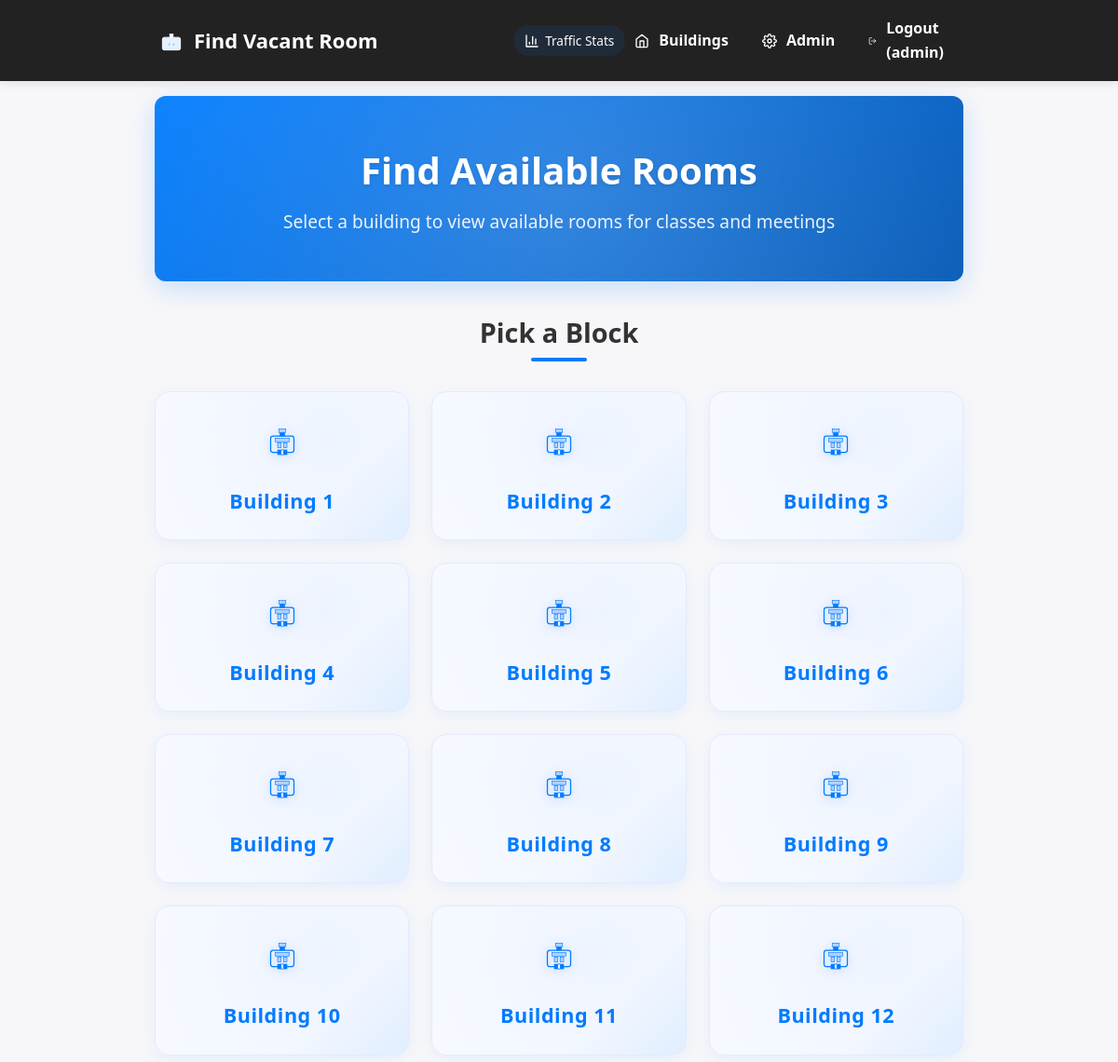
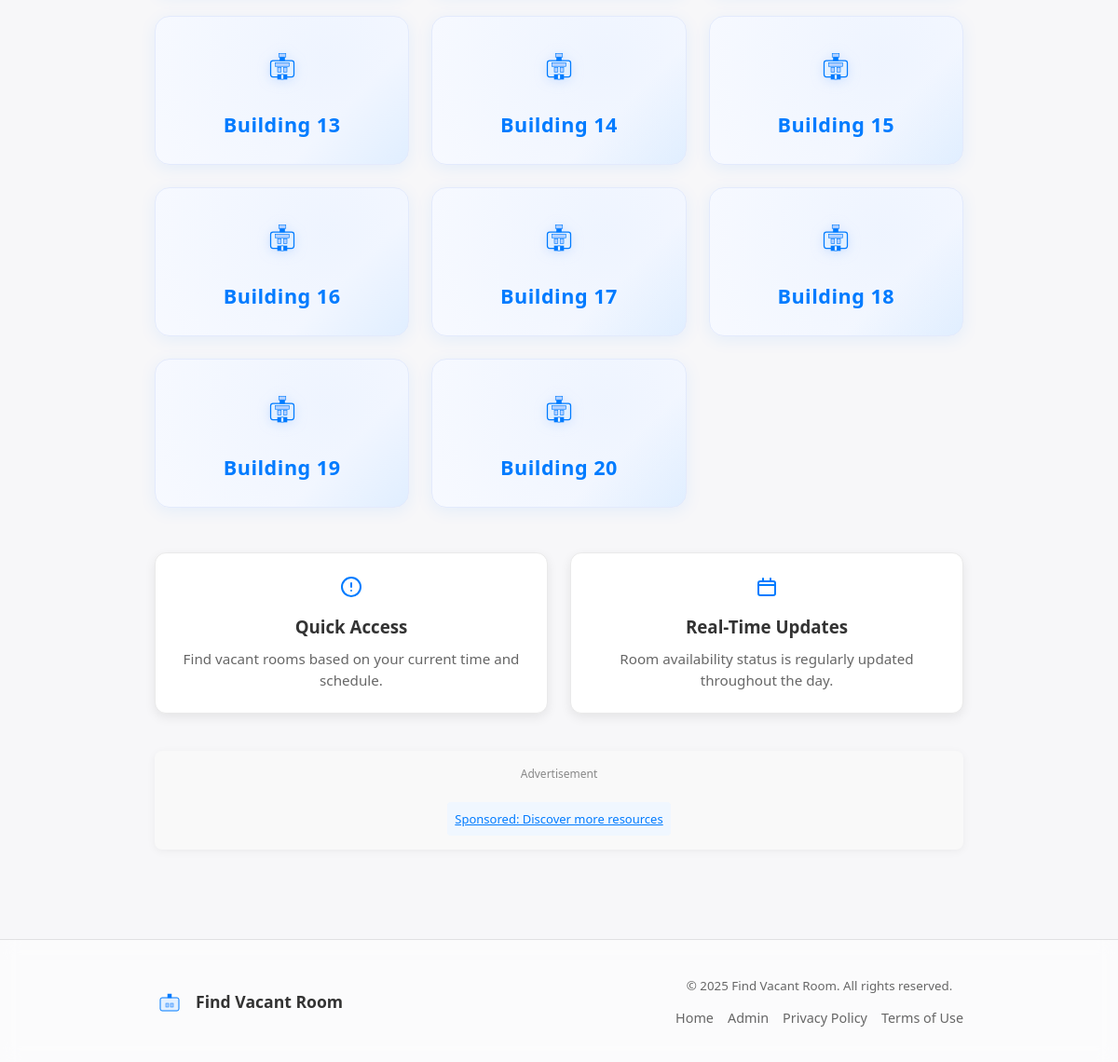
/ (signed in), run on the app's committed database (2 pictures, top to bottom).
### tables this page shows
CREATE TABLE buildings (
    building_id INT AUTO_INCREMENT PRIMARY KEY,
    building_name VARCHAR(100) NOT NULL
);

### public/index.php (the view, shortened to what this page needs)
<?php
require_once __DIR__ . '/../config/db.php';
$stmt = $conn->query("SELECT building_id, building_name FROM buildings ORDER BY building_id");
$buildings = $stmt->fetchAll(PDO::FETCH_ASSOC);
$days = ['Sun', 'Mon', 'Tue', 'Wed', 'Thu', 'Fri', 'Sat'];
$today = $days[date('w')];
$slot = 1;
require_once __DIR__ . '/../includes/header.php';
?>
<link rel="stylesheet" href="/assets/css/index.css">
<link rel="stylesheet" href="/assets/css/ads.css">
<div class="hero-section">
    <div class="hero-content">
        <h1>Find Available Rooms</h1>
        <p>Select a building to view available rooms for classes and meetings</p>
    </div>
</div>
<div class="buildings-section">
    <h2 class="section-title">Pick a Block</h2>
    <div class="buildings enhanced-buildings">
        <?php foreach ($buildings as $b): ?>
            <a class="building-card"
                href="building.php?building_id=<?= $b['building_id'] ?>&day=<?= $today ?>&slot=<?= $slot ?>">
                <div class="building-icon">
                </div>
                <div class="building-name">
                    <?= htmlspecialchars($b['building_name']) ?>
                </div>
            </a>
        <?php endforeach; ?>
    </div>
</div>
<div class="info-section">
    <div class="info-card">
        <div class="info-icon">
        </div>
        <h3>Quick Access</h3>
        <p>Find vacant rooms based on your current time and schedule.</p>
    </div>
    <div class="info-card">
        <div class="info-icon">
        </div>
        <h3>Real-Time Updates</h3>
        <p>Room availability status is regularly updated throughout the day.</p>
    </div>
</div>
<div class="ad-section">
    <div class="ad-container">
        <div class="ad-label">Advertisement</div>
    </div>
    <div class="sponsored-link-container">
        <a href="https://www.revenuecpmgate.com/ek1ksa68?key=63728b9e552639ff849828f2977ebf4c" target="_blank"
            class="sponsored-link">
            Sponsored: Discover more resources
        </a>
    </div>
</div>
<?php require_once __DIR__ . '/../includes/footer.php'; ?>

### public/assets/css/style.css (style rules this page uses)
:root { --primary-color: #007bff; --primary-dark: #0056b3; --primary-light: #b3d1ff; --primary-lighter: #e3f0ff; --success: #2ecc71; --success-dark: #27ae60; --danger: #e74c3c; --danger-dark: #c0392b; --text-color: #333; --text-light: #666; --background: #f7f7f9; --header-bg: #222; --header-text: #fff; --border-radius: 12px; --box-shadow: 0 4px 18px rgba(0,123,255,0.08); --box-shadow-hover: 0 8px 28px rgba(0,123,255,0.15); --transition: all 0.3s ease; }
* { box-sizing: border-box; margin: 0; padding: 0; }
body { font-family: 'Segoe UI', Arial, Helvetica, sans-serif; margin: 0; background: var(--background); color: var(--text-color); line-height: 1.6; }
.building-card { display: flex; flex-direction: column; align-items: center; justify-content: center; background: linear-gradient(135deg, #f8faff 70%, #e3f0ff 100%); border-radius: 16px; box-shadow: 0 4px 18px rgba(0,123,255,0.08); padding: 32px 18px 24px 18px; text-decoration: none; transition: transform 0.18s, box-shadow 0.18s, background 0.3s; border: 1px solid #e3eafc; position: relative; overflow: hidden; }
.building-card::before { content: ""; position: absolute; top: -40%; left: -40%; width: 180%; height: 180%; background: radial-gradient(circle at 60% 40%, #b3d1ff33 0%, transparent 70%); z-index: 0; transition: opacity 0.3s; opacity: 0.7; }
.building-icon { margin-bottom: 18px; z-index: 1; }
.building-icon svg { filter: drop-shadow(0 2px 6px #b3d1ff88); }
.building-name { font-size: 1.35rem; font-weight: 700; color: #007bff; text-align: center; letter-spacing: 0.5px; z-index: 1; margin-top: 2px; }
.enhanced-buildings { display: grid; grid-template-columns: repeat(auto-fill, minmax(220px, 1fr)); gap: 28px; margin-top: 32px; }

### public/assets/css/index.css (style rules this page uses)
.hero-section { background: linear-gradient(135deg, #007bff 0%, #0056b3 100%); color: white; border-radius: 12px; padding: 3rem 2rem; margin-bottom: 2rem; text-align: center; box-shadow: 0 8px 30px rgba(0, 123, 255, 0.2); position: relative; overflow: hidden; }
.hero-section::before { content: ""; position: absolute; top: -50%; left: -50%; width: 200%; height: 200%; background: radial-gradient(circle at center, rgba(255, 255, 255, 0.2) 0%, transparent 70%); animation: pulse 8s infinite; }
.hero-content { position: relative; z-index: 1; }
.hero-content h1 { font-size: 2.5rem; margin-bottom: 0.5rem; text-shadow: 0 2px 4px rgba(0, 0, 0, 0.1); }
.hero-content p { font-size: 1.2rem; max-width: 600px; margin: 0 auto; opacity: 0.9; }
.buildings-section { margin-bottom: 3rem; }
.section-title { text-align: center; margin-bottom: 1.5rem; color: #333; font-size: 1.8rem; position: relative; padding-bottom: 0.5rem; }
.section-title::after { content: ""; position: absolute; bottom: 0; left: 50%; transform: translateX(-50%); width: 60px; height: 4px; background: #007bff; border-radius: 2px; }
.enhanced-buildings { display: grid; grid-template-columns: repeat(auto-fill, minmax(220px, 1fr)); gap: 24px; margin-top: 2rem; }
.info-section { display: grid; grid-template-columns: repeat(auto-fit, minmax(300px, 1fr)); gap: 1.5rem; margin-top: 3rem; }
.info-card { background: white; border-radius: 12px; padding: 1.5rem; box-shadow: 0 4px 12px rgba(0, 0, 0, 0.08); transition: transform 0.3s, box-shadow 0.3s; border: 1px solid #eaeaea; text-align: center; }
.info-icon { margin-bottom: 1rem; display: flex; justify-content: center; }
.info-card h3 { color: #333; margin-bottom: 0.5rem; }
.info-card p { color: #666; font-size: 0.95rem; line-height: 1.5; }

### public/assets/css/ads.css (style rules this page uses)
.ad-section { margin: 40px auto; text-align: center; max-width: 100%; overflow: hidden; padding: 15px; background-color: #f9f9f9; border-radius: 8px; box-shadow: 0 2px 10px rgba(0,0,0,0.05); }
.ad-container { margin: 0 auto; width: 468px; max-width: 100%; }
.ad-label { font-size: 12px; color: #888; text-align: center; margin-bottom: 5px; }
.sponsored-link-container { margin-top: 15px; font-size: 13px; padding: 8px; background-color: #f0f7ff; border-radius: 4px; display: inline-block; }
.sponsored-link { color: #007bff; text-decoration: underline; }

### data on the page
buildings: building_name "Building 1"
buildings: building_name "Building 2"
buildings: building_name "Building 3"
buildings: building_name "Building 4"
buildings: building_name "Building 5"
buildings: building_name "Building 6"
buildings: building_name "Building 7"
buildings: building_name "Building 8"
buildings: building_name "Building 9"
buildings: building_name "Building 10"
buildings: building_name "Building 11"
buildings: building_name "Building 12"
buildings: building_name "Building 13"
buildings: building_name "Building 14"
buildings: building_name "Building 15"
buildings: building_name "Building 16"
buildings: building_name "Building 17"
buildings: building_name "Building 18"
buildings: building_name "Building 19"
buildings: building_name "Building 20"

### other printed values
$_SESSION['admin_username'] "admin"
